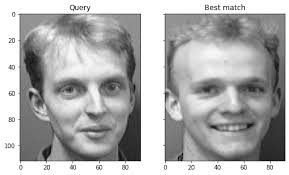
#> input picture datawajah/image copy.png, 289 x 175 px; its folder holds 2 pictures in this run
$ python KAL.py
#> lines starting #> are read from the running program, lines starting #| are printed output that depends on the picture
import os
import cv2
import numpy as np
import matplotlib.pyplot as plt

# ==========================================
# LOAD DATASET WAJAH
# ==========================================

path_dataset = "datawajah"

images = []
image_shape = None

if not os.path.exists(path_dataset):
    print("Folder dataset tidak ditemukan!")
    exit()

for filename in os.listdir(path_dataset):

    img_path = os.path.join(path_dataset, filename)

    img = cv2.imread(img_path, cv2.IMREAD_GRAYSCALE)
#> img is the input picture: shape (175, 289); min 0, max 255, mean 174.1

    if img is None:
        continue

    img = cv2.resize(img, (100, 100))
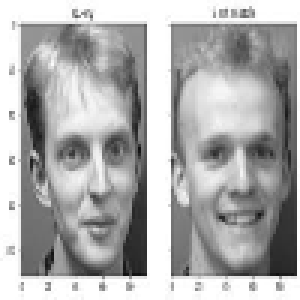
#> img: shape (100, 100) (shown 3 times larger); min 16, max 255, mean 173.5

    image_shape = img.shape
#> image_shape = (100, 100)

    img_vector = img.flatten()
#> img_vector = 10000 values, max 255 at index 0, min 16 at index 4946, mean 173.5

    images.append(img_vector)
#> pass 2 of the loop `for filename in os.listdir(path_dataset):`:
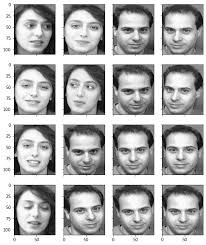
#> input picture datawajah/image.png, 206 x 245 px
#> img is the input picture: shape (245, 206); min 0, max 255, mean 177.5
#> `img = cv2.resize(img, (100, 100))`:
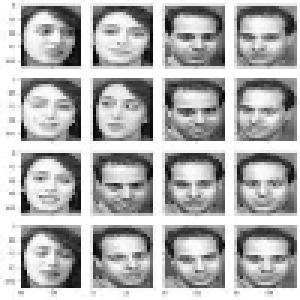
#> img: shape (100, 100) (shown 3 times larger); min 0, max 255, mean 178.2
#> img_vector = 10000 values, max 255 at index 0, min 0 at index 3274, mean 178.2

X = np.array(images)

print("Jumlah dataset :", X.shape)
#| Jumlah dataset : (2, 10000)

# ==========================================
# HITUNG MEAN FACE
# ==========================================

mean_face = np.mean(X, axis=0)
#> mean_face = 10000 values, max 255 at index 0, min 33 at index 3695, mean 175.8

A = X - mean_face

# ==========================================
# SVD
# ==========================================

U, S, VT = np.linalg.svd(A, full_matrices=False)
#> U = [[-0.707, 0.707], [0.707, 0.707]]; S = [6452.8, 2.94e-11]

num_eigenfaces = min(5, len(images))
#> num_eigenfaces = 2


eigenfaces = VT[:num_eigenfaces]

print("Jumlah Eigenface :", eigenfaces.shape)
#| Jumlah Eigenface : (2, 10000)

# ==========================================
# TAMPILKAN EIGENFACE
# ==========================================

fig, axes = plt.subplots(1, num_eigenfaces, figsize=(15, 5))

for i in range(num_eigenfaces):

    eigenface = eigenfaces[i].reshape(image_shape)

    axes[i].imshow(eigenface, cmap='gray')
    axes[i].set_title(f"Eigenface {i+1}")
    axes[i].axis("off")
#> this loop made 2 passes
#> pass 1, `eigenface = eigenfaces[i].reshape(image_shape)`:
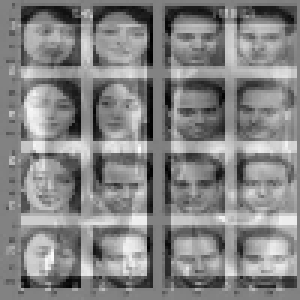
#> eigenface: shape (100, 100) float64 (shown 3 times larger); min -0.0272, max 0.026, mean 0.000514; drawn with min black and max white
#> pass 2, `eigenface = eigenfaces[i].reshape(image_shape)`:
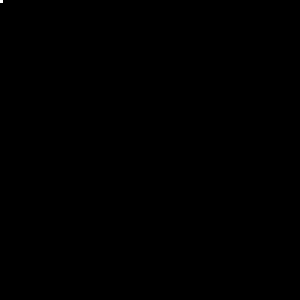
#> eigenface: shape (100, 100) float64 (shown 3 times larger); min -0.000187, max 1, mean 0.000101; drawn with min black and max white

plt.show()
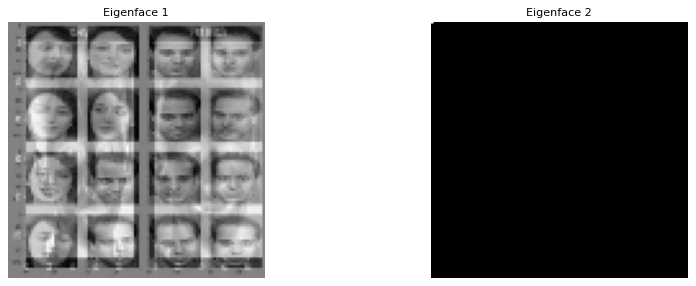
#> figure drawn by matplotlib, 2 panels
